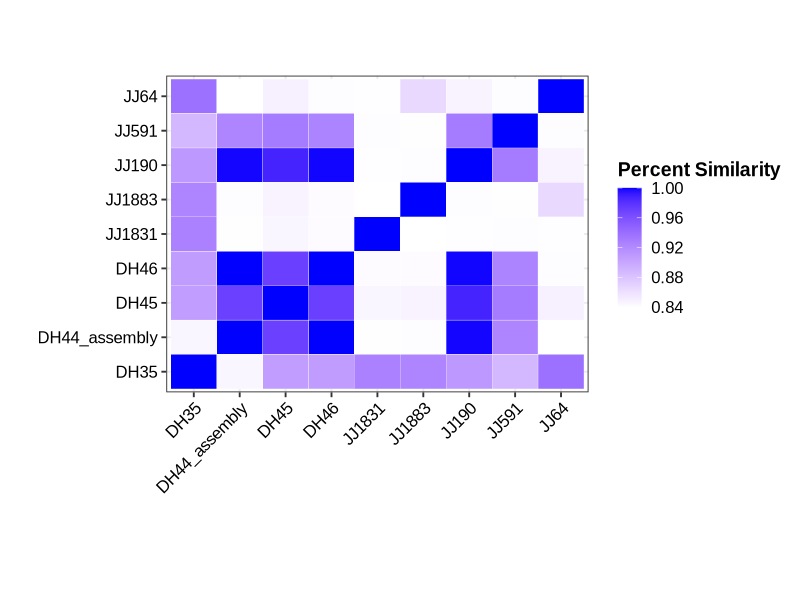
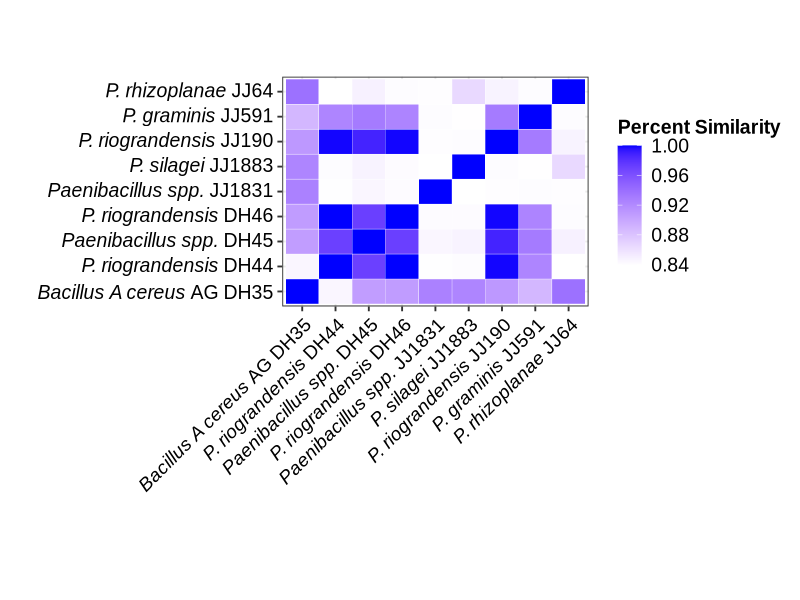
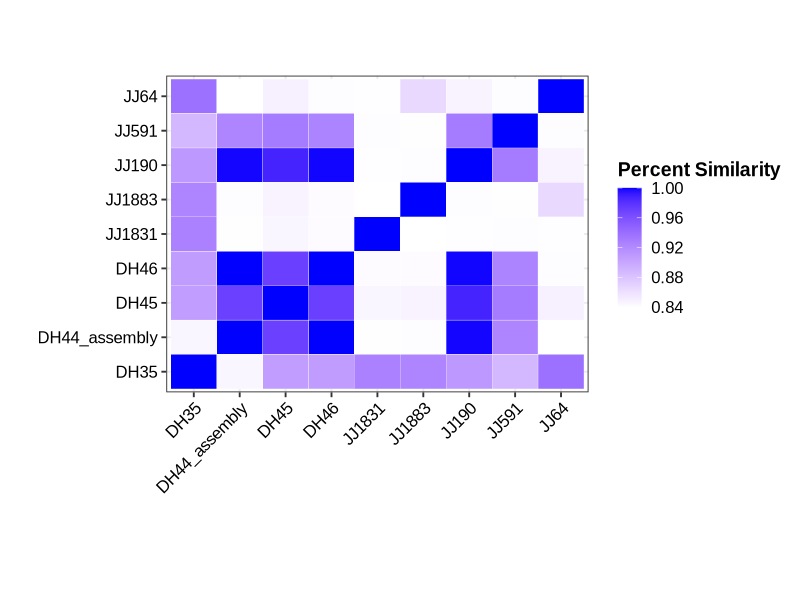
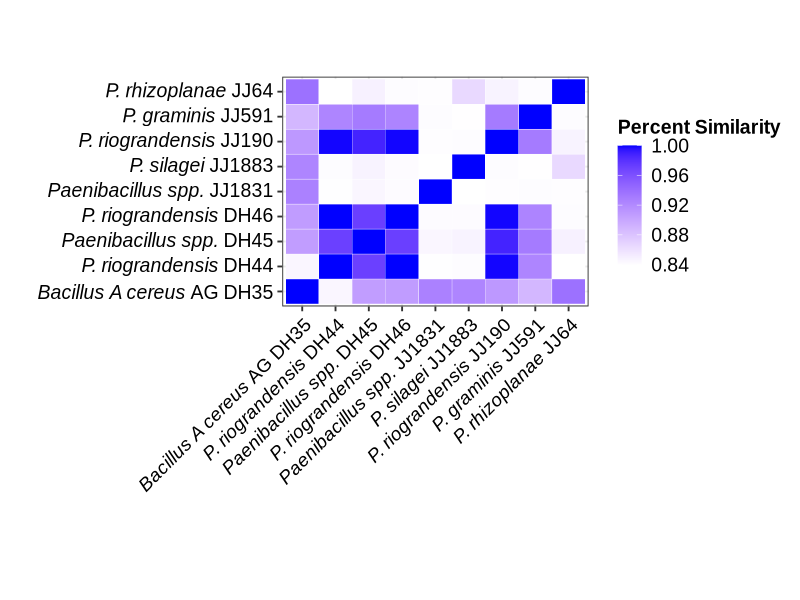

Reproduce these figures in R, in order. (Note: this script raises an error after producing the figures.)
library(tidyverse)

# Read the ANI matrix from a CSV file.
# Assumes the first column contains row names (genome names).
ani <- read.csv("ANIm_percentage_identity_Payni.csv", header = TRUE, row.names = 1)


# Convert the data frame (matrix) into long format.
ani_long <- as.data.frame(as.table(as.matrix(ani)))
colnames(ani_long) <- c("Genome1", "Genome2", "PercentIdentity")

# Create the heatmap.
ANI_heatmap_plot <- ggplot(ani_long, aes(x = Genome1, y = Genome2, fill = PercentIdentity)) +
  geom_tile(color = "white") +                       # Add white borders between tiles
  scale_fill_gradient(low = "white", high = "Blue") +  # Set color gradient
  theme_bw(base_size = 14, base_family = "Arial") +    # Use Arial as base font
  theme(aspect.ratio = .75,
    axis.text.x = element_text(size = 12, color = "black", angle = 45, hjust = 1),  # Increase x-axis text size and rotate
    axis.text.y = element_text(size = 12, color = "black"),                         # Increase y-axis text size
    axis.title = element_text(size = 18, face = "bold"),           # Increase axis title size
    legend.title = element_text(size = 14, face = "bold"),         # Increase legend title size
    legend.text  = element_text(size = 12)                         # Increase legend text size
  ) +
  labs(
    x = "",
    y = "",
    fill = "Percent Similarity"
  )

# Display the plot
print(ANI_heatmap_plot)



# Save the plot to a file at high resolution.
ggsave("ANI_heatmap_plot3.png", ANI_heatmap_plot, width = 10, height = 8, dpi = 400)



library(tidyverse)

# --- your code up to ani_long already ran ---

# 1) Order of codes (left→right on x, bottom→top on y)
code_order <- c("DH35","DH44_assembly","DH45","DH46","JJ1831","JJ1883","JJ190","JJ591","JJ64")

# 2) Pretty labels matching that order
label_map <- c(
  "DH35"          = "Bacillus cereus AG DH35",
  "DH44_assembly" = "P. riograndensis DH44",   # assuming DH44 (you wrote DH4$)
  "DH45"          = "Paenibacillus spp. DH45",
  "DH46"          = "P. riograndensis DH46",
  "JJ1831"        = "Paenibacillus spp. JJ1831",
  "JJ1883"        = "P. silagei JJ1883",
  "JJ190"         = "P. riograndensis JJ190",
  "JJ591"         = "P. graminis JJ591",
  "JJ64"          = "P. rhizoplanae JJ64"      # normalized spacing/punctuation
)


label_map <- c(
  "DH35"          = "italic('Bacillus A cereus')~AG~DH35",
  "DH44_assembly" = "italic('P. riograndensis')~DH44",
  "DH45"          = "italic('Paenibacillus spp.')~DH45",
  "DH46"          = "italic('P. riograndensis')~DH46",
  "JJ1831"        = "italic('Paenibacillus spp.')~JJ1831",
  "JJ1883"        = "italic('P. silagei')~JJ1883",
  "JJ190"         = "italic('P. riograndensis')~JJ190",
  "JJ591"         = "italic('P. graminis')~JJ591",
  "JJ64"          = "italic('P. rhizoplanae')~JJ64"
)

# 3) Lock factor order to codes
ani_long <- ani_long %>%
  mutate(
    Genome1 = factor(Genome1, levels = code_order),
    Genome2 = factor(Genome2, levels = code_order)
  )

# 4) Plot with axis labels remapped at the very end
ANI_heatmap_plot <- ggplot(ani_long, aes(x = Genome1, y = Genome2, fill = PercentIdentity)) +
  geom_tile(color = "white") +
  scale_fill_gradient(low = "white", high = "Blue") +
  scale_x_discrete(labels = function(x) parse(text = label_map[x])) +
  scale_y_discrete(labels = function(x) parse(text = label_map[x])) +
  theme_bw(base_size = 14, base_family = "Arial") +
  theme(
    aspect.ratio = .75,
    axis.text.x = element_text(size = 14, color = "black", angle = 45, hjust = 1),
    axis.text.y = element_text(size = 14, color = "black"),
    axis.title  = element_text(size = 18, face = "bold"),
    legend.title = element_text(size = 14, face = "bold"),
    legend.text  = element_text(size = 14)
  ) +
  labs(x = "", y = "", fill = "Percent Similarity")

print(ANI_heatmap_plot)
ggsave("ANI_heatmap_plot4.png", ANI_heatmap_plot, width = 10, height = 8, dpi = 400)
ANI_heatmap_plot4.png
